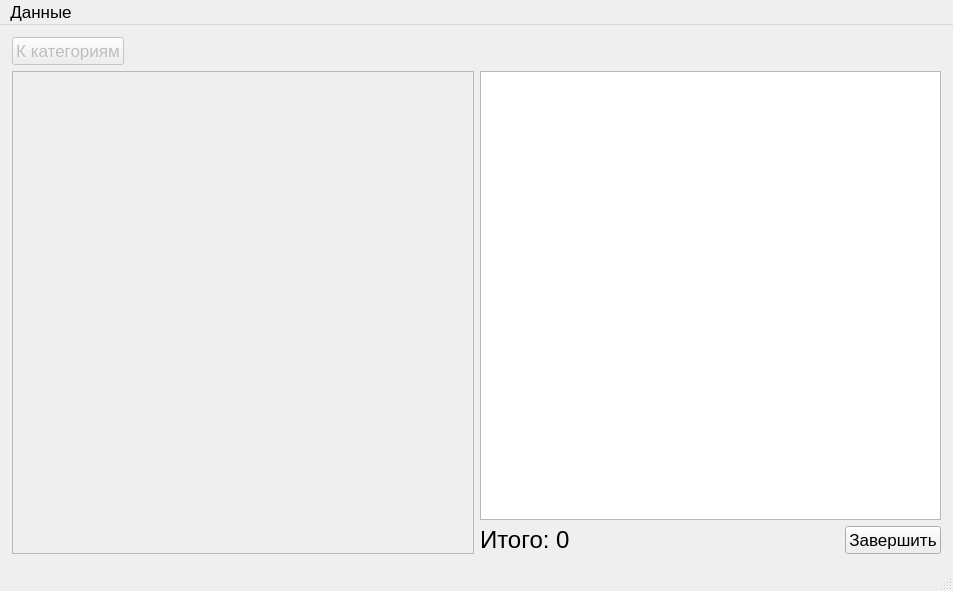
<?xml version="1.0" encoding="UTF-8"?>
<ui version="4.0">
 <class>MainWindow</class>
 <widget class="QMainWindow" name="MainWindow">
  <property name="geometry">
   <rect>
    <x>0</x>
    <y>0</y>
    <width>953</width>
    <height>591</height>
   </rect>
  </property>
  <property name="font">
   <font>
    <pointsize>13</pointsize>
   </font>
  </property>
  <property name="windowTitle">
   <string>MainWindow</string>
  </property>
  <widget class="QWidget" name="centralwidget">
   <layout class="QGridLayout" name="gridLayout">
    <property name="sizeConstraint">
     <enum>QLayout::SetDefaultConstraint</enum>
    </property>
    <property name="leftMargin">
     <number>12</number>
    </property>
    <property name="topMargin">
     <number>12</number>
    </property>
    <property name="rightMargin">
     <number>12</number>
    </property>
    <property name="bottomMargin">
     <number>12</number>
    </property>
    <item row="0" column="0">
     <layout class="QHBoxLayout" name="horizontalLayout">
      <item>
       <widget class="QPushButton" name="toCategoriesButton">
        <property name="enabled">
         <bool>false</bool>
        </property>
        <property name="text">
         <string>К категориям</string>
        </property>
       </widget>
      </item>
      <item>
       <spacer name="horizontalSpacer">
        <property name="orientation">
         <enum>Qt::Horizontal</enum>
        </property>
        <property name="sizeHint" stdset="0">
         <size>
          <width>40</width>
          <height>20</height>
         </size>
        </property>
       </spacer>
      </item>
     </layout>
    </item>
    <item row="1" column="0">
     <widget class="QScrollArea" name="scrollArea">
      <property name="widgetResizable">
       <bool>true</bool>
      </property>
      <property name="alignment">
       <set>Qt::AlignLeading|Qt::AlignLeft|Qt::AlignTop</set>
      </property>
      <widget class="QWidget" name="scrollAreaWidgetContents">
       <property name="geometry">
        <rect>
         <x>0</x>
         <y>0</y>
         <width>458</width>
         <height>478</height>
        </rect>
       </property>
       <layout class="QGridLayout" name="gridLayout_4">
        <property name="leftMargin">
         <number>2</number>
        </property>
        <property name="topMargin">
         <number>2</number>
        </property>
        <property name="rightMargin">
         <number>2</number>
        </property>
        <property name="bottomMargin">
         <number>2</number>
        </property>
        <property name="verticalSpacing">
         <number>-1</number>
        </property>
        <item row="0" column="0">
         <layout class="QGridLayout" name="pilesGrid">
          <property name="spacing">
           <number>-1</number>
          </property>
         </layout>
        </item>
       </layout>
      </widget>
     </widget>
    </item>
    <item row="1" column="2">
     <layout class="QGridLayout" name="gridLayout_2">
      <item row="2" column="3">
       <widget class="QPushButton" name="submit">
        <property name="text">
         <string>Завершить</string>
        </property>
       </widget>
      </item>
      <item row="0" column="0" colspan="4">
       <widget class="QListWidget" name="orderList">
        <property name="font">
         <font>
          <pointsize>18</pointsize>
         </font>
        </property>
        <property name="selectionMode">
         <enum>QAbstractItemView::NoSelection</enum>
        </property>
        <property name="iconSize">
         <size>
          <width>24</width>
          <height>24</height>
         </size>
        </property>
       </widget>
      </item>
      <item row="2" column="2">
       <spacer name="horizontalSpacer_2">
        <property name="orientation">
         <enum>Qt::Horizontal</enum>
        </property>
        <property name="sizeHint" stdset="0">
         <size>
          <width>40</width>
          <height>20</height>
         </size>
        </property>
       </spacer>
      </item>
      <item row="2" column="0">
       <widget class="QLabel" name="totalLabel">
        <property name="font">
         <font>
          <pointsize>18</pointsize>
         </font>
        </property>
        <property name="text">
         <string>Итого:</string>
        </property>
       </widget>
      </item>
      <item row="2" column="1">
       <widget class="QLabel" name="totalSum">
        <property name="font">
         <font>
          <pointsize>18</pointsize>
         </font>
        </property>
        <property name="text">
         <string>0</string>
        </property>
       </widget>
      </item>
     </layout>
    </item>
   </layout>
  </widget>
  <widget class="QMenuBar" name="menubar">
   <property name="geometry">
    <rect>
     <x>0</x>
     <y>0</y>
     <width>953</width>
     <height>24</height>
    </rect>
   </property>
   <widget class="QMenu" name="menu">
    <property name="title">
     <string>Данные</string>
    </property>
    <addaction name="addCategoryMenu"/>
    <addaction name="addProductMenu"/>
    <addaction name="separator"/>
    <addaction name="initTestData"/>
    <addaction name="separator"/>
    <addaction name="exitMenu"/>
   </widget>
   <addaction name="menu"/>
  </widget>
  <widget class="QStatusBar" name="statusbar"/>
  <action name="addCategoryMenu">
   <property name="text">
    <string>Добавить категорию</string>
   </property>
  </action>
  <action name="addProductMenu">
   <property name="text">
    <string>Добавить блюдо</string>
   </property>
  </action>
  <action name="exitMenu">
   <property name="text">
    <string>Выход</string>
   </property>
  </action>
  <action name="initTestData">
   <property name="text">
    <string>Загрузить тестовые данные</string>
   </property>
  </action>
 </widget>
 <resources/>
 <connections/>
</ui>
